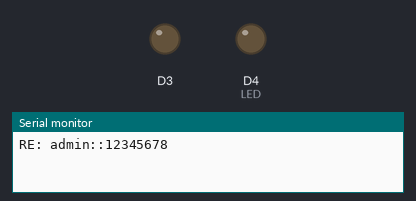
Simulated run of this sketch. Board: ESP8266 (NodeMCU). On the bench: output pins drawn as LEDs (lit = HIGH), the last lines printed to the serial monitor. WiFi joins after 1.5 s; servers stay silent unless stated; uploads are accepted with an empty reply; EEPROM starts erased.

Above: at 0.1 s.
At 1.8 s:
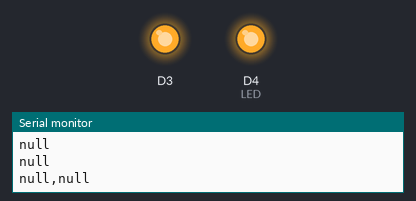
Timing chart, 0 to 3.3 s (numbered marks = the images above):
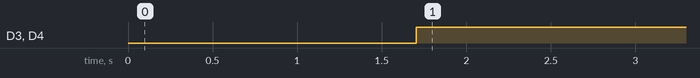

The sketch:

ONOFFSWITCH.ino
```cpp
#include <ESP8266WiFi.h>
#include <ESP8266HTTPClient.h>
#include <WiFiClientSecureBearSSL.h>
#include <ArduinoJson.h>
#include <EEPROM.h>

void writeString(char add,String data);
String read_String(char add);

int LED = 2;
String ssid = "admin";
String password = "12345678";
int EE_ADDR = 0;
String ssidpass = "";

void setup() {
  Serial.begin(115200);
  EEPROM.begin(512);
  pinMode(LED, OUTPUT);
  pinMode(D3, OUTPUT);
  if(!ssidpass.isEmpty()){
    ssidpass = read_String(16);
    Serial.println(ssidpass);
    Serial.println("RE: "+ssidpass);
    String savedssid = getValue(ssidpass, ',', 0);
    String savedpass = getValue(ssidpass, ',', 1);
    WiFi.begin(savedssid, savedpass);
  }else{
    Serial.println("RE: "+ssid+"::"+password);
    WiFi.begin(ssid, password);
  }
  while (WiFi.status() != WL_CONNECTED) {
    delay(100);
  }
}

void TestHttpsAPI(){
  std::unique_ptr<BearSSL::WiFiClientSecure>client(new BearSSL::WiFiClientSecure);
  client->setInsecure();
  HTTPClient https;
  if (https.begin(*client, "<<YOUR API>>?key=ACCONT0003")) {
    int httpCode = https.GET();
    if (httpCode > 0) {
      Serial.printf("[HTTPS] GET... code: %d\n", httpCode);
      if (httpCode == HTTP_CODE_OK) {
        Serial.println(String("[HTTPS] Received: ") + https.getString());
        StaticJsonBuffer<512> buff;
        JsonObject& root = buff.parseObject(https.getString());
        ssid = root["NETWORK"].as<String>();
        password = root["PASSWORD"].as<String>();
        String STATUS = root["STATUS"].as<String>();
        Serial.println(ssid);
        Serial.println(password);
        Serial.println(STATUS);
          if (STATUS.equals("On")) {
            digitalWrite(LED, LOW);
            digitalWrite(D3, LOW);
          }else{
            digitalWrite(LED, HIGH);
            digitalWrite(D3, HIGH);
          }
          WiFi.begin(ssid, password);
          ssidpass = ssid+","+password;
          writeString(16, ssidpass);
          String recivedData = read_String(16);
          Serial.println(recivedData);
          delay(10);
          while (WiFi.status() != WL_CONNECTED) {
            delay(100);
          }
        }
     } else {
        Serial.printf("[HTTPS] GET... failed, error: %s\n\r", https.errorToString(httpCode).c_str());
     }
     https.end();
   } else {
      Serial.printf("[HTTPS] Unable to connect\n\r");
   }
}

String getValue(String data, char separator, int index){
    int found = 0;
    int strIndex[] = { 0, -1 };
    int maxIndex = data.length() - 1;

    for (int i = 0; i <= maxIndex && found <= index; i++) {
        if (data.charAt(i) == separator || i == maxIndex) {
            found++;
            strIndex[0] = strIndex[1] + 1;
            strIndex[1] = (i == maxIndex) ? i+1 : i;
        }
    }
    return found > index ? data.substring(strIndex[0], strIndex[1]) : "";
}

void writeString(char add,String data){
  int _size = data.length();
  int i;
  for(i=0;i<_size;i++){
    EEPROM.put(add+i,data[i]);
  }
  EEPROM.put(add+_size,'\0');
  EEPROM.commit();
}

String read_String(char add){
  int i;
  char data[100];
  int len=0;
  unsigned char k;
  k=EEPROM.read(add);
  while(k != '\0' && len<500){
    k=EEPROM.read(add+len);
    data[len]=k;
    len++;
  }
  data[len]='\0';
  return String(data);
}

void loop(){
  if(WiFi.status()== WL_CONNECTED){
    TestHttpsAPI();
  }else{
    WiFi.begin(ssid, password);
    while (WiFi.status() != WL_CONNECTED) {
      digitalWrite(LED, LOW);
      digitalWrite(D3, LOW);
      Serial.println("Not Connected2");
      delay(100);
    }
  }
  delay(2000);
}
```

Measured:
- by itself, D3, D4 (LED): LOW → HIGH at 1.7 s
